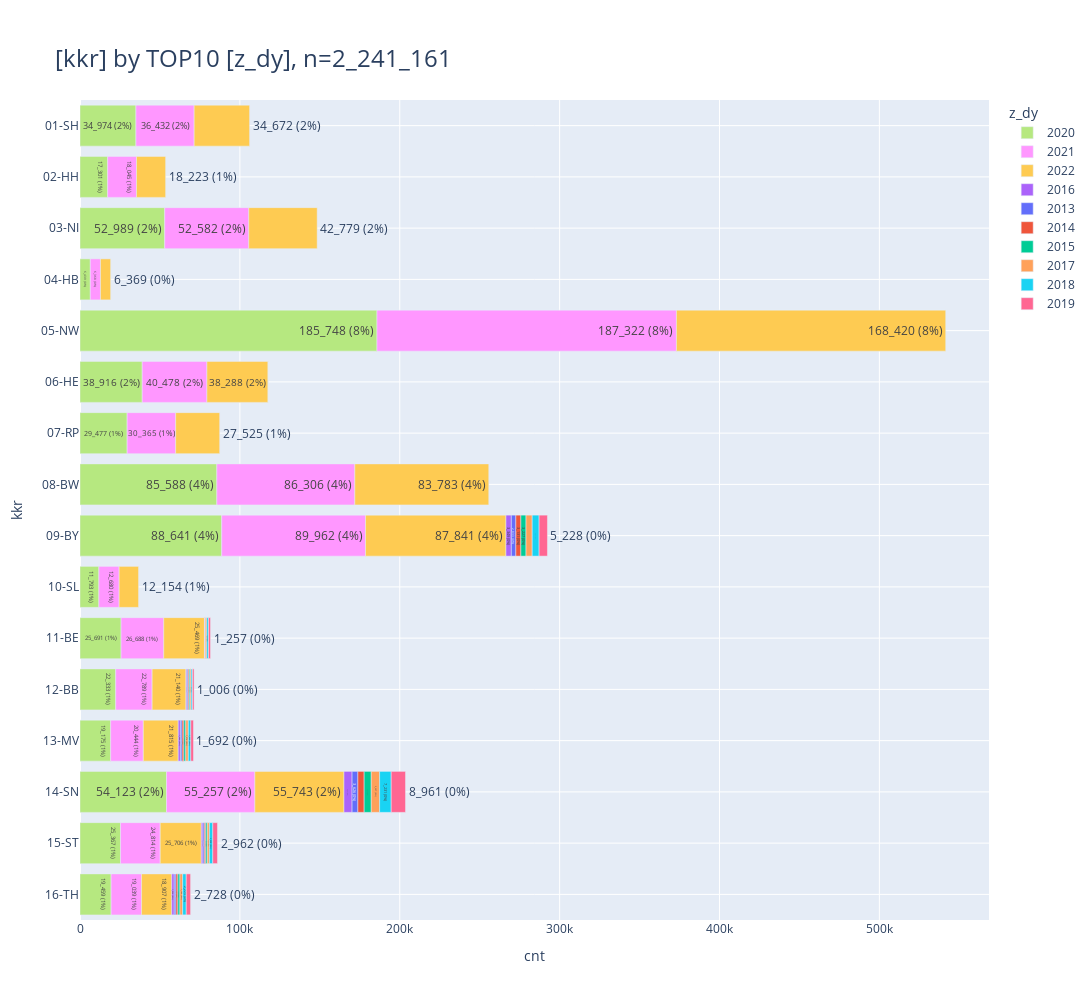

Write notebook code for a chart like this one.
### Code cell
_df = df_facets[
    [
        "kkr",
        "z_dy",
        "cnt",
    ]
]
# _df
_ = pls.plot_stacked_bars(
    _df,
    swap=False,
    orientation="h",
    # show_total=True,
    normalize=True,
    # relative=True,
    height=1000,
    top_n_color=10,
    # top_n_index=5,
    # sort_values=True,
    # precision=2,
)
_

### Figure 1 — Plotly figure (JSON) as saved in the notebook; plotly's stock layout.template omitted (floating-point values rounded to 4 significant figures)
{"data": [{"alignmentgroup": "True", "hovertemplate": "z_dy=2020<br>cnt=%{x}<br>kkr=%{y}<br>cnt_pct_str=%{text}<extra></extra>", "legendgroup": "2020", "marker": {"color": "#B6E880", "pattern": {"shape": ""}}, "name": "2020", "offsetgroup": "2020", "orientation": "h", "showlegend": true, "text": ["34_974 (2%)", "17_301 (1%)", "52_989 (2%)", "6_439 (0%)", "185_748 (8%)", "38_916 (2%)", "29_477 (1%)", "85_588 (4%)", "88_641 (4%)", "11_793 (1%)", "25_691 (1%)", "22_333 (1%)", "19_175 (1%)", "54_123 (2%)", "25_367 (1%)", "19_459 (1%)"], "textposition": "auto", "type": "bar", "x": [34974, 17301, 52989, 6439, 185748, 38916, 29477, 85588, 88641, 11793, 25691, 22333, 19175, 54123, 25367, 19459], "xaxis": "x", "y": ["01-SH", "02-HH", "03-NI", "04-HB", "05-NW", "06-HE", "07-RP", "08-BW", "09-BY", "10-SL", "11-BE", "12-BB", "13-MV", "14-SN", "15-ST", "16-TH"], "yaxis": "y"}, {"alignmentgroup": "True", "hovertemplate": "z_dy=2021<br>cnt=%{x}<br>kkr=%{y}<br>cnt_pct_str=%{text}<extra></extra>", "legendgroup": "2021", "marker": {"color": "#FF97FF", "pattern": {"shape": ""}}, "name": "2021", "offsetgroup": "2021", "orientation": "h", "showlegend": true, "text": ["36_432 (2%)", "18_045 (1%)", "52_582 (2%)", "6_368 (0%)", "187_322 (8%)", "40_478 (2%)", "30_365 (1%)", "86_306 (4%)", "89_962 (4%)", "12_680 (1%)", "26_688 (1%)", "22_789 (1%)", "20_444 (1%)", "55_257 (2%)", "24_814 (1%)", "19_039 (1%)"], "textposition": "auto", "type": "bar", "x": [36432, 18045, 52582, 6368, 187322, 40478, 30365, 86306, 89962, 12680, 26688, 22789, 20444, 55257, 24814, 19039], "xaxis": "x", "y": ["01-SH", "02-HH", "03-NI", "04-HB", "05-NW", "06-HE", "07-RP", "08-BW", "09-BY", "10-SL", "11-BE", "12-BB", "13-MV", "14-SN", "15-ST", "16-TH"], "yaxis": "y"}, {"alignmentgroup": "True", "hovertemplate": "z_dy=2022<br>cnt=%{x}<br>kkr=%{y}<br>cnt_pct_str=%{text}<extra></extra>", "legendgroup": "2022", "marker": {"color": "#FECB52", "pattern": {"shape": ""}}, "name": "2022", "offsetgroup": "2022", "orientation": "h", "showlegend": true, "text": ["34_672 (2%)", "18_223 (1%)", "42_779 (2%)", "6_369 (0%)", "168_420 (8%)", "38_288 (2%)", "27_525 (1%)", "83_783 (4%)", "87_841 (4%)", "12_154 (1%)", "25_469 (1%)", "21_140 (1%)", "21_815 (1%)", "55_743 (2%)", "25_706 (1%)", "18_907 (1%)"], "textposition": "auto", "type": "bar", "x": [34672, 18223, 42779, 6369, 168420, 38288, 27525, 83783, 87841, 12154, 25469, 21140, 21815, 55743, 25706, 18907], "xaxis": "x", "y": ["01-SH", "02-HH", "03-NI", "04-HB", "05-NW", "06-HE", "07-RP", "08-BW", "09-BY", "10-SL", "11-BE", "12-BB", "13-MV", "14-SN", "15-ST", "16-TH"], "yaxis": "y"}, {"alignmentgroup": "True", "hovertemplate": "z_dy=2016<br>cnt=%{x}<br>kkr=%{y}<br>cnt_pct_str=%{text}<extra></extra>", "legendgroup": "2016", "marker": {"color": "#AB63FA", "pattern": {"shape": ""}}, "name": "2016", "offsetgroup": "2016", "orientation": "h", "showlegend": true, "text": ["1 (0%)", "3_349 (0%)", "451 (0%)", "634 (0%)", "1_380 (0%)", "5_061 (0%)", "1_049 (0%)", "1_536 (0%)"], "textposition": "auto", "type": "bar", "x": [1, 3349, 451, 634, 1380, 5061, 1049, 1536], "xaxis": "x", "y": ["06-HE", "09-BY", "11-BE", "12-BB", "13-MV", "14-SN", "15-ST", "16-TH"], "yaxis": "y"}, {"alignmentgroup": "True", "hovertemplate": "z_dy=2013<br>cnt=%{x}<br>kkr=%{y}<br>cnt_pct_str=%{text}<extra></extra>", "legendgroup": "2013", "marker": {"color": "#636EFA", "pattern": {"shape": ""}}, "name": "2013", "offsetgroup": "2013", "orientation": "h", "showlegend": true, "text": ["2_833 (0%)", "19 (0%)", "642 (0%)", "1_032 (0%)", "3_626 (0%)", "832 (0%)", "1_081 (0%)"], "textposition": "auto", "type": "bar", "x": [2833, 19, 642, 1032, 3626, 832, 1081], "xaxis": "x", "y": ["09-BY", "11-BE", "12-BB", "13-MV", "14-SN", "15-ST", "16-TH"], "yaxis": "y"}, {"alignmentgroup": "True", "hovertemplate": "z_dy=2014<br>cnt=%{x}<br>kkr=%{y}<br>cnt_pct_str=%{text}<extra></extra>", "legendgroup": "2014", "marker": {"color": "#EF553B", "pattern": {"shape": ""}}, "name": "2014", "offsetgroup": "2014", "orientation": "h", "showlegend": true, "text": ["3_131 (0%)", "20 (0%)", "619 (0%)", "1_115 (0%)", "3_927 (0%)", "888 (0%)", "1_213 (0%)"], "textposition": "auto", "type": "bar", "x": [3131, 20, 619, 1115, 3927, 888, 1213], "xaxis": "x", "y": ["09-BY", "11-BE", "12-BB", "13-MV", "14-SN", "15-ST", "16-TH"], "yaxis": "y"}, {"alignmentgroup": "True", "hovertemplate": "z_dy=2015<br>cnt=%{x}<br>kkr=%{y}<br>cnt_pct_str=%{text}<extra></extra>", "legendgroup": "2015", "marker": {"color": "#00CC96", "pattern": {"shape": ""}}, "name": "2015", "offsetgroup": "2015", "orientation": "h", "showlegend": true, "text": ["3_227 (0%)", "22 (0%)", "621 (0%)", "1_209 (0%)", "4_443 (0%)", "974 (0%)", "1_284 (0%)"], "textposition": "auto", "type": "bar", "x": [3227, 22, 621, 1209, 4443, 974, 1284], "xaxis": "x", "y": ["09-BY", "11-BE", "12-BB", "13-MV", "14-SN", "15-ST", "16-TH"], "yaxis": "y"}, {"alignmentgroup": "True", "hovertemplate": "z_dy=2017<br>cnt=%{x}<br>kkr=%{y}<br>cnt_pct_str=%{text}<extra></extra>", "legendgroup": "2017", "marker": {"color": "#FFA15A", "pattern": {"shape": ""}}, "name": "2017", "offsetgroup": "2017", "orientation": "h", "showlegend": true, "text": ["3_851 (0%)", "957 (0%)", "712 (0%)", "1_574 (0%)", "5_237 (0%)", "1_321 (0%)", "1_705 (0%)"], "textposition": "auto", "type": "bar", "x": [3851, 957, 712, 1574, 5237, 1321, 1705], "xaxis": "x", "y": ["09-BY", "11-BE", "12-BB", "13-MV", "14-SN", "15-ST", "16-TH"], "yaxis": "y"}, {"alignmentgroup": "True", "hovertemplate": "z_dy=2018<br>cnt=%{x}<br>kkr=%{y}<br>cnt_pct_str=%{text}<extra></extra>", "legendgroup": "2018", "marker": {"color": "#19D3F3", "pattern": {"shape": ""}}, "name": "2018", "offsetgroup": "2018", "orientation": "h", "showlegend": true, "text": ["4_327 (0%)", "1_063 (0%)", "851 (0%)", "1_539 (0%)", "7_231 (0%)", "2_098 (0%)", "2_223 (0%)"], "textposition": "auto", "type": "bar", "x": [4327, 1063, 851, 1539, 7231, 2098, 2223], "xaxis": "x", "y": ["09-BY", "11-BE", "12-BB", "13-MV", "14-SN", "15-ST", "16-TH"], "yaxis": "y"}, {"alignmentgroup": "True", "hovertemplate": "z_dy=2019<br>cnt=%{x}<br>kkr=%{y}<br>cnt_pct_str=%{text}<extra></extra>", "legendgroup": "2019", "marker": {"color": "#FF6692", "pattern": {"shape": ""}}, "name": "2019", "offsetgroup": "2019", "orientation": "h", "showlegend": true, "text": ["5_228 (0%)", "1_257 (0%)", "1_006 (0%)", "1_692 (0%)", "8_961 (0%)", "2_962 (0%)", "2_728 (0%)"], "textposition": "auto", "type": "bar", "x": [5228, 1257, 1006, 1692, 8961, 2962, 2728], "xaxis": "x", "y": ["09-BY", "11-BE", "12-BB", "13-MV", "14-SN", "15-ST", "16-TH"], "yaxis": "y"}], "layout": {"barmode": "relative", "height": 1000, "legend": {"title": {"text": "z_dy"}, "tracegroupgap": 0}, "title": {"font": {"size": 24}, "text": "[kkr] by TOP10 [z_dy], n=2_241_161", "xanchor": "left", "y": 0.95, "yanchor": "top"}, "width": 2000, "xaxis": {"anchor": "y", "domain": [0, 1], "gridwidth": 1, "range": [0, 568600.0], "showgrid": true, "title": {"text": "cnt"}}, "yaxis": {"anchor": "x", "categoryarray": ["16-TH", "15-ST", "14-SN", "13-MV", "12-BB", "11-BE", "10-SL", "09-BY", "08-BW", "07-RP", "06-HE", "05-NW", "04-HB", "03-NI", "02-HH", "01-SH"], "categoryorder": "array", "domain": [0, 1], "gridwidth": 1, "showgrid": true, "title": {"text": "kkr"}}}}
